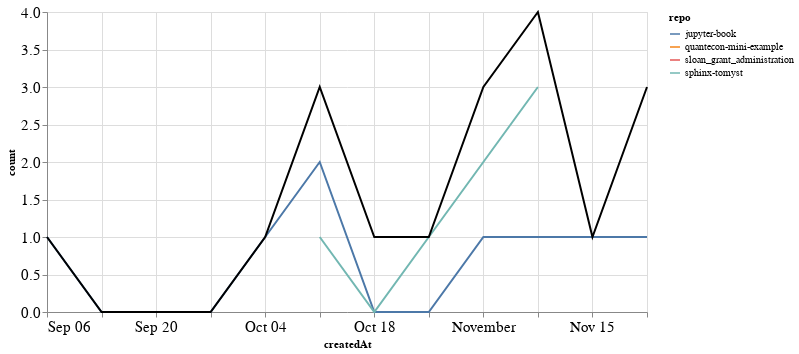

Notebook cell for this chart:
### Markdown cell above
### PRs

### Code cell
prs_time = prs.groupby('repo').resample('W', on='createdAt').count()['author'].reset_index()
prs_time = prs_time.rename(columns={'author': 'count'})
prs_time_total = prs_time.groupby('createdAt').agg({"count": "sum"}).reset_index()

ch1 = alt.Chart(prs_time, width=600).mark_line().encode(
    x='createdAt',
    y='count',
    color='repo',
    tooltip="repo"
)

ch2 = alt.Chart(prs_time_total, width=600).mark_line(color="black").encode(
    x='createdAt',
    y='count',
)

ch1 + ch2

### Figure 1 — Vega-Lite specification as saved in the notebook (floating-point values rounded to 4 significant figures)
{"config": {"axisLeft": {"labelFontSize": 15}, "axisBottom": {"labelFontSize": 15}}, "layer": [{"data": {"name": "data-c4350dd4e7543d75eec1754c751102bb"}, "mark": "line", "encoding": {"color": {"type": "nominal", "field": "repo"}, "tooltip": {"type": "nominal", "field": "repo"}, "x": {"type": "temporal", "field": "createdAt"}, "y": {"type": "quantitative", "field": "count"}}, "width": 600}, {"data": {"name": "data-cabf5410332d54409d23cd756a6d8582"}, "mark": {"type": "line", "color": "black"}, "encoding": {"x": {"type": "temporal", "field": "createdAt"}, "y": {"type": "quantitative", "field": "count"}}, "width": 600}], "$schema": "https://vega.github.io/schema/vega-lite/v4.8.1.json", "datasets": {"data-c4350dd4e7543d75eec1754c751102bb": [{"repo": "jupyter-book", "createdAt": "2020-09-06T00:00:00", "count": 1}, {"repo": "jupyter-book", "createdAt": "2020-09-13T00:00:00", "count": 0}, {"repo": "jupyter-book", "createdAt": "2020-09-20T00:00:00", "count": 0}, {"repo": "jupyter-book", "createdAt": "2020-09-27T00:00:00", "count": 0}, {"repo": "jupyter-book", "createdAt": "2020-10-04T00:00:00", "count": 1}, {"repo": "jupyter-book", "createdAt": "2020-10-11T00:00:00", "count": 2}, {"repo": "jupyter-book", "createdAt": "2020-10-18T00:00:00", "count": 0}, {"repo": "jupyter-book", "createdAt": "2020-10-25T00:00:00", "count": 0}, {"repo": "jupyter-book", "createdAt": "2020-11-01T00:00:00", "count": 1}, {"repo": "jupyter-book", "createdAt": "2020-11-08T00:00:00", "count": 1}, {"repo": "jupyter-book", "createdAt": "2020-11-15T00:00:00", "count": 1}, {"repo": "jupyter-book", "createdAt": "2020-11-22T00:00:00", "count": 1}, {"repo": "quantecon-mini-example", "createdAt": "2020-11-22T00:00:00", "count": 2}, {"repo": "sloan_grant_administration", "createdAt": "2020-10-18T00:00:00", "count": 1}, {"repo": "sphinx-tomyst", "createdAt": "2020-10-11T00:00:00", "count": 1}, {"repo": "sphinx-tomyst", "createdAt": "2020-10-18T00:00:00", "count": 0}, {"repo": "sphinx-tomyst", "createdAt": "2020-10-25T00:00:00", "count": 1}, {"repo": "sphinx-tomyst", "createdAt": "2020-11-01T00:00:00", "count": 2}, {"repo": "sphinx-tomyst", "createdAt": "2020-11-08T00:00:00", "count": 3}], "data-cabf5410332d54409d23cd756a6d8582": [{"createdAt": "2020-09-06T00:00:00", "count": 1}, {"createdAt": "2020-09-13T00:00:00", "count": 0}, {"createdAt": "2020-09-20T00:00:00", "count": 0}, {"createdAt": "2020-09-27T00:00:00", "count": 0}, {"createdAt": "2020-10-04T00:00:00", "count": 1}, {"createdAt": "2020-10-11T00:00:00", "count": 3}, {"createdAt": "2020-10-18T00:00:00", "count": 1}, {"createdAt": "2020-10-25T00:00:00", "count": 1}, {"createdAt": "2020-11-01T00:00:00", "count": 3}, {"createdAt": "2020-11-08T00:00:00", "count": 4}, {"createdAt": "2020-11-15T00:00:00", "count": 1}, {"createdAt": "2020-11-22T00:00:00", "count": 3}]}}
